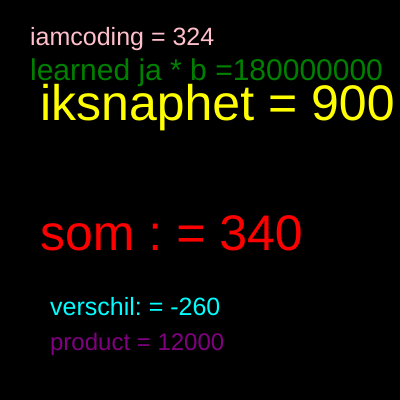
Frame 1 (no input)
Frame 60 (no input): identical to frame 1, image omitted
Frame 120 (the mouse pressed at the canvas centre since frame 60): identical to frame 1, image omitted

The p5.js sketch that drew this single still picture (run headless with seeded random() and noise() and a simulated clock; from frame 60 on, the mouse is pressed at the canvas centre):

// p5.js sketch
// ── sketch.js
let a = 40;
let b = 300;

let kaas = 30
let iamcoding = 24
let learned = 2000
let iksnaphet = 300


let som = a + b;
let verschil = a - b;
let product = a * b;
let uitkomst = a / b;
let rest = a % b;
let Hanad = iamcoding + b
let ja = learned * b
let hetisgoed = iksnaphet + b

function setup() {
  createCanvas(400, 400);
}



function draw() {
  background(0, 0, 0);
  
  fill("yellow")
  textSize(50)
  text("iksnaphet = " + (hetisgoed + b), 40, 120)
  
  
  fill("green")
  textSize(30)
  text("learned ja * b =" + (ja * b), 30, 80);
  
  fill("Pink")
  textSize(25);
  text("iamcoding = " + (iamcoding + b), 30, 45);
  
  fill("Red")
  textSize(50)
  text("som : = " + (a + b),   40, 250);// dit is een som a+b
  
  fill("Cyan")
  textSize(25)
  text("verschil: = " + (a - b), 50, 315);// dit is een min som a-b
  
  fill("Purple")
  textSize(24)
  text("product = " + (a * b), 50, 350);
}
